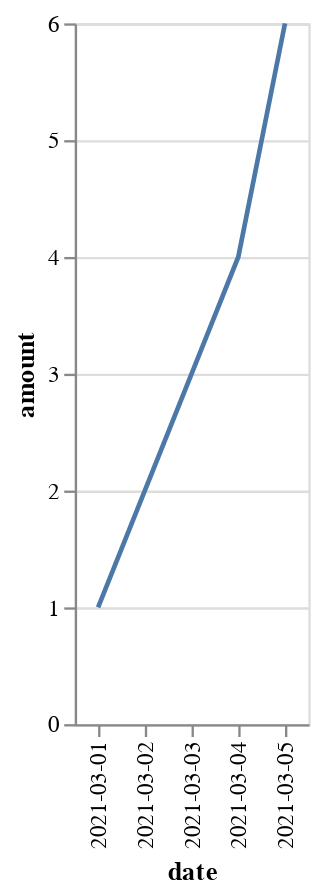

Notebook code for this chart:
### Code cell
import altair as alt
import numpy as np
import pandas as pd

alt.Chart(df).mark_line().encode(
    x='date',
    y='amount'
)
chart.save('chart.json')

### Figure 1 — Vega-Lite specification as saved in the notebook (floating-point values rounded to 4 significant figures)
{"config": {"view": {"continuousWidth": 400, "continuousHeight": 300}}, "data": {"name": "data-df77f1e690cc0b99c6db692625da80aa"}, "mark": "line", "encoding": {"x": {"type": "nominal", "field": "date"}, "y": {"type": "quantitative", "field": "amount"}}, "$schema": "https://vega.github.io/schema/vega-lite/v4.8.1.json", "datasets": {"data-df77f1e690cc0b99c6db692625da80aa": [{"date": "2021-03-01", "amount": 1}, {"date": "2021-03-02", "amount": 2}, {"date": "2021-03-03", "amount": 3}, {"date": "2021-03-04", "amount": 4}, {"date": "2021-03-05", "amount": 6}]}}
